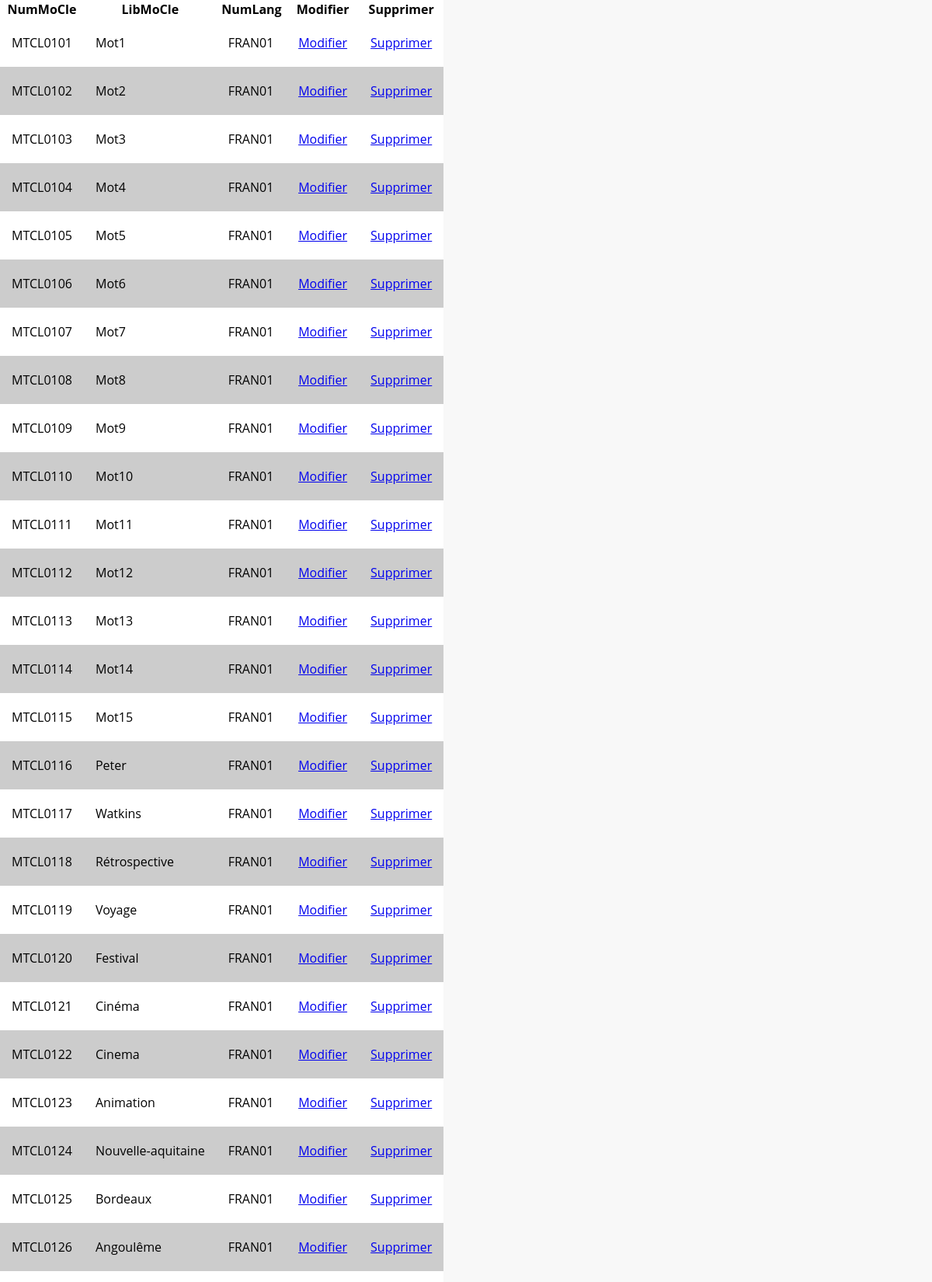
The page /CRUD/MotCle/MotCle_read.php (upper part) on the database its author committed.
### tables this page shows
CREATE TABLE `MOTCLE` (
  `NumMoCle` char(8) NOT NULL,
  `LibMoCle` char(30) DEFAULT NULL,
  `NumLang` char(8) NOT NULL
);

### CRUD/MotCle/MotCle_read.php (the view, shortened to what this page needs)
<?php
		include '../includes/Connect_PDO.php';
	    $query = "SELECT * FROM MOTCLE ORDER BY NumMoCle ASC;";
	    try {
	      $bdPdo_select = $bdPdo->prepare($query);
	      $bdPdo_select->execute();
	      $NbreData = $bdPdo_select->rowCount();
	      $rowAll = $bdPdo_select->fetchAll();
	    }
	    catch (PDOException $e) {
	      echo 'Erreur SQL : '. $e->getMessage().'<br/>';
	      die();
	    }
	    if ($NbreData != 0) {
?>
<?php include '../includes/Head.php'; ?>
<body>
	<table>
		<thead>
		  <tr>
		      <th>NumMoCle</th>
		      <th>LibMoCle</th>
		      <th>NumLang</th>
		      <th>Modifier</th>
		      <th>Supprimer</th>
		  </tr>
		</thead>
		<tbody>
		<?php
		  foreach ($rowAll as $row) {
		?>
			<tr>
			  <td><?php echo $row['NumMoCle']; ?></td>
			  <td><?php echo $row['LibMoCle']; ?></td>
			  <td><?php echo $row['NumLang']; ?></td>
			  <td><a href="MotCle_edit.php?id=<?php echo $row['NumMoCle'] ?>">Modifier</a></td>
			  <td><a href="MotCle_delete.php?NumMoCle=<?php echo $row['NumMoCle'] ?>">Supprimer</a></td>
			</tr>
		<?php
		  }
		?>
		</tbody>
	</table>
	<?php
	}
	else {
	  echo "Il n'y a aucun mot clé enregistré.";
	}
	?>
</body>
</html>

### assets/css/general.css (style rules this page uses)
body { font-family: 'Open Sans', sans-serif; margin: 0px; background-color: #F8F8F8; background-attachment:fixed; background-size: cover; }
a { grid-column: 1/12; width: 100%; }
tr:nth-child(even) { background: #CCC; }
tr:nth-child(odd) { background: #FFF; }
tr { border-top: 1px; border-top-style: none; border-color: black; border-width: 1px; }
td { padding: 20px 15px; }
table { border-collapse: collapse; }

### rows shown on the page
motcle: NumMoCle "MTCL0101", LibMoCle "Mot1", NumLang "FRAN01"
motcle: NumMoCle "MTCL0102", LibMoCle "Mot2", NumLang "FRAN01"
motcle: NumMoCle "MTCL0103", LibMoCle "Mot3", NumLang "FRAN01"
motcle: NumMoCle "MTCL0104", LibMoCle "Mot4", NumLang "FRAN01"
motcle: NumMoCle "MTCL0105", LibMoCle "Mot5", NumLang "FRAN01"
motcle: NumMoCle "MTCL0106", LibMoCle "Mot6", NumLang "FRAN01"
motcle: NumMoCle "MTCL0107", LibMoCle "Mot7", NumLang "FRAN01"
motcle: NumMoCle "MTCL0108", LibMoCle "Mot8", NumLang "FRAN01"
motcle: NumMoCle "MTCL0109", LibMoCle "Mot9", NumLang "FRAN01"
motcle: NumMoCle "MTCL0110", LibMoCle "Mot10", NumLang "FRAN01"
motcle: NumMoCle "MTCL0111", LibMoCle "Mot11", NumLang "FRAN01"
motcle: NumMoCle "MTCL0112", LibMoCle "Mot12", NumLang "FRAN01"
motcle: NumMoCle "MTCL0113", LibMoCle "Mot13", NumLang "FRAN01"
motcle: NumMoCle "MTCL0114", LibMoCle "Mot14", NumLang "FRAN01"
motcle: NumMoCle "MTCL0115", LibMoCle "Mot15", NumLang "FRAN01"
motcle: NumMoCle "MTCL0116", LibMoCle "Peter", NumLang "FRAN01"
motcle: NumMoCle "MTCL0117", LibMoCle "Watkins", NumLang "FRAN01"
motcle: NumMoCle "MTCL0118", LibMoCle "Rétrospective", NumLang "FRAN01"
motcle: NumMoCle "MTCL0119", LibMoCle "Voyage", NumLang "FRAN01"
motcle: NumMoCle "MTCL0120", LibMoCle "Festival", NumLang "FRAN01"
motcle: NumMoCle "MTCL0121", LibMoCle "Cinéma", NumLang "FRAN01"
motcle: NumMoCle "MTCL0122", LibMoCle "Cinema", NumLang "FRAN01"
motcle: NumMoCle "MTCL0123", LibMoCle "Animation", NumLang "FRAN01"
motcle: NumMoCle "MTCL0124", LibMoCle "Nouvelle-aquitaine", NumLang "FRAN01"
motcle: NumMoCle "MTCL0125", LibMoCle "Bordeaux", NumLang "FRAN01"
motcle: NumMoCle "MTCL0126", LibMoCle "Angoulême", NumLang "FRAN01"
